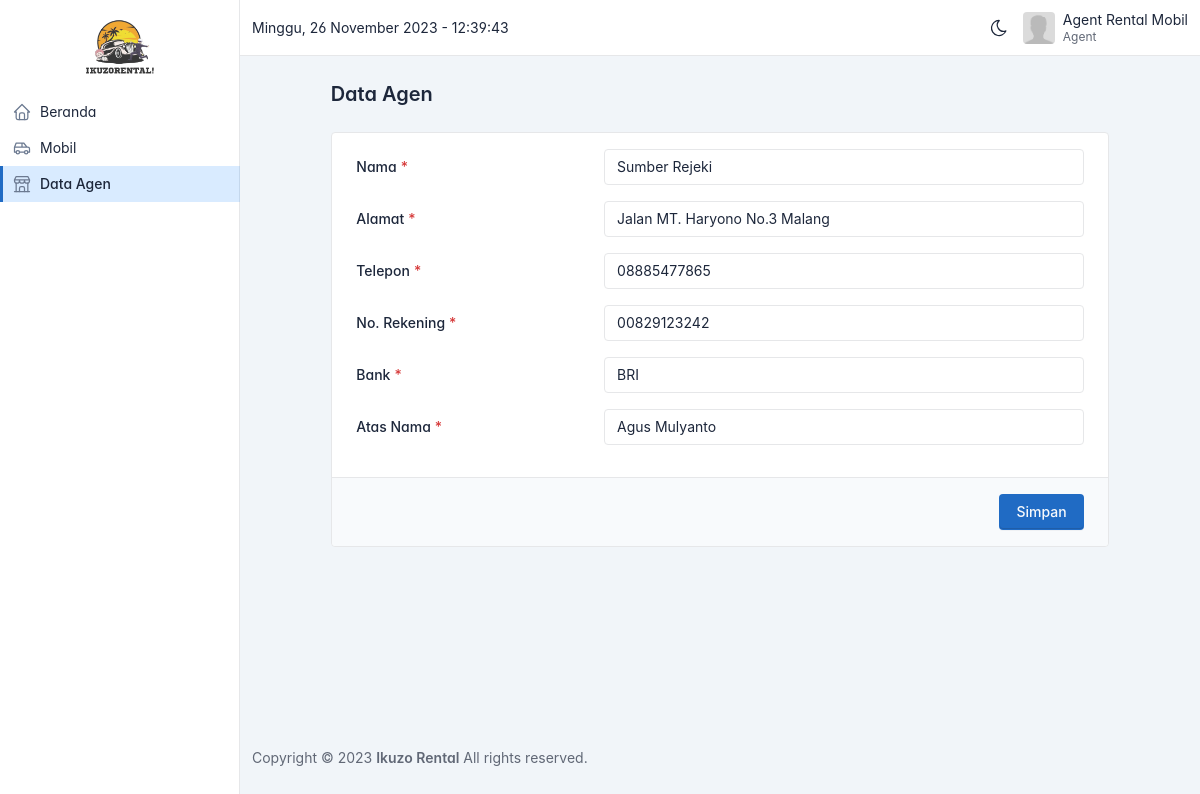
The app's page /agent/data-agen.php (signed in) with its own data.
### tables this page shows
CREATE TABLE `agen` (
  `id` bigint(20) UNSIGNED NOT NULL,
  `user_id` bigint(20) UNSIGNED NOT NULL,
  `nama` varchar(255) NOT NULL,
  `alamat` varchar(255) DEFAULT NULL,
  `telepon` varchar(255) DEFAULT NULL,
  `no_rekening` varchar(255) DEFAULT NULL,
  `bank` varchar(255) DEFAULT NULL,
  `atas_nama` varchar(255) DEFAULT NULL
);

### helper/helpers.php (called while the page is built, shortened)
<?php
function asset($path)
{
  $request_uri = $_SERVER['REQUEST_URI'];
  $array = explode('/', $request_uri);
  $app_url = $array[0] . '/' . $array[1];
  return $app_url . '/assets/' . $path;
}

### agent/data-agen.php (the view, shortened to what this page needs)
<?php
$active = 'data-agen';
include('partials/header.php');
$query = "SELECT * FROM agen WHERE user_id = " . $_SESSION['user']['id'];
$result = $conn->query($query);
$agen = $result->fetch_assoc();
?>
<div class="page-header d-print-none">
  <div class="container-xl">
    <div class="row g-2 align-items-center justify-content-center">
      <div class="col-12 col-md-10">
        <h2 class="page-title">
          Data Agen
        </h2>
      </div>
    </div>
  </div>
</div>
<div class="page-body">
  <div class="container-xl">
    <div class="row row-cards justify-content-center">
      <div class="col-md-10">
        <form action="data-agen.php" method="POST" enctype="multipart/form-data">
          <div class="card">
            <div class="card-body">
              <div class="mb-3 row">
                <label class="col-md-4 col-12 col-form-label required">Nama</label>
                <div class="col">
                  <input type="text" class="form-control" placeholder="Masukkan nama agen" name="nama" value="<?= $agen['nama'] ?>">
                </div>
              </div>
              <div class="mb-3 row">
                <label class="col-md-4 col-12 col-form-label required">Alamat</label>
                <div class="col">
                  <input type="text" class="form-control" placeholder="Masukkan alamat agen" name="alamat" value="<?= $agen['alamat'] ?>">
                </div>
              </div>
              <div class="mb-3 row">
                <label class="col-md-4 col-12 col-form-label required">Telepon</label>
                <div class="col">
                  <input type="text" class="form-control" placeholder="Masukkan nomor telepon agen" name="telepon" value="<?= $agen['telepon'] ?>">
                </div>
              </div>
              <div class="mb-3 row">
                <label class="col-md-4 col-12 col-form-label required">No. Rekening</label>
                <div class="col">
                  <input type="text" class="form-control" placeholder="Masukkan nomor rekening agen" name="no_rekening" value="<?= $agen['no_rekening'] ?>">
                </div>
              </div>
              <div class="mb-3 row">
                <label class="col-md-4 col-12 col-form-label required">Bank</label>
                <div class="col">
                  <input type="text" class="form-control" placeholder="Masukkan nama bank rekening" name="bank" value="<?= $agen['bank'] ?>">
                </div>
              </div>
              <div class="mb-3 row">
                <label class="col-md-4 col-12 col-form-label required">Atas Nama</label>
                <div class="col">
                  <input type="text" class="form-control" placeholder="Masukkan nama pemilik rekening" name="atas_nama" value="<?= $agen['atas_nama'] ?>">
                </div>
              </div>
            </div>
            <div class="card-footer d-flex">
              <button type="submit" class="btn btn-primary ms-auto">Simpan</button>
            </div>
          </div>
        </form>
      </div>
    </div>
  </div>
</div>
<?php include('partials/footer.php') ?>

### agent/partials/header.php (shortened to what this page needs)
<?php
require_once('../helper/helpers.php');
?>
<!DOCTYPE html>
<html lang="en">
<head>
  <link href="<?= asset('plugins/tabler/dist/css/tabler.min.css') ?>" rel="stylesheet" type="text/css" />
  <link rel="stylesheet" href="<?= asset('plugins/toast/dist/simple-notify.min.css') ?>" type="text/css">
</head>
<body>
  <div class="page">
    <?php include('sidebar.php') ?>
    <header class="navbar navbar-expand-md navbar-light d-none d-lg-flex d-print-none sticky-top">
      <div class="container-xl">
        <div class="navbar-nav flex-row order-md-last">
          <div class="d-none d-md-flex me-2">
            <a href="?theme=dark" class="nav-link px-0 hide-theme-dark" title="Enable dark mode" data-bs-toggle="tooltip" data-bs-placement="bottom">
            </a>
          </div>
          <div class="nav-item dropdown">
            <a class="nav-link d-flex lh-1 text-reset p-0 cursor-pointer" data-bs-toggle="dropdown" aria-label="Open user menu">
              <span class="avatar avatar-sm" style="background-image: url(<?= asset($_SESSION['user']['foto'] ?? 'images/user/default.jpg') ?>)"></span>
              <div class="d-none d-xl-block ps-2" style="min-width: 7rem;">
                <div>
                  <span <?= add_title_tooltip($_SESSION['user']['nama'] ?? '-', 24) ?>>
                    <?= mb_strimwidth($_SESSION['user']['nama'], 0, 24, '...') ?>
                  </span>
                </div>
                <div class="mt-1 small text-muted">
                  <?= ucfirst($_SESSION['user']['role']) ?>
                </div>
              </div>
            </a>
          </div>
        </div>
        <div class="collapse navbar-collapse" id="navbar-menu">
          <div>
            <span id="datetime"></span>
          </div>
        </div>
      </div>
    </header>
    <div class="page-wrapper">

### agent/partials/sidebar.php (shortened to what this page needs)
<aside class="navbar navbar-vertical navbar-expand-lg navbar-light">
  <div class="container-fluid">
    <h1 class="navbar-brand navbar-brand-autodark">
      <a href="index.php">
        <img src="<?= asset('images/logo.png') ?>" alt="logo" class="navbar-brand-image" style="width: 70px; height: 70px;">
      </a>
    </h1>
    <div class="collapse navbar-collapse" id="sidebar-menu">
      <ul class="navbar-nav">
        <li class="nav-item <?= $active == 'beranda' ? 'active' : '' ?>">
          <a class="nav-link" href="index.php">
            <span class="nav-link-icon d-lg-inline-block">
            </span>
            <span class="nav-link-title">
              Beranda
            </span>
          </a>
        </li>
        <li class="nav-item <?= $active == 'mobil' ? 'active' : '' ?>">
          <a class="nav-link" href="mobil.php">
            <span class="nav-link-icon d-lg-inline-block">
            </span>
            <span class="nav-link-title">
              Mobil
            </span>
          </a>
        </li>
        <li class="nav-item <?= $active == 'data-agen' ? 'active' : '' ?>">
          <a class="nav-link" href="data-agen.php">
            <span class="nav-link-icon d-lg-inline-block">
            </span>
            <span class="nav-link-title">
              Data Agen
            </span>
          </a>
        </li>
      </ul>
    </div>
  </div>
</aside>

### agent/partials/footer.php (shortened to what this page needs)
      <footer class="footer footer-transparent d-print-none">
        <div class="container-xl">
          <div class="row text-center align-items-center flex-row">
            <div class="col-12 col-lg-auto mt-3 mt-lg-0">
              <ul class="list-inline list-inline-dots mb-0">
                <li class="list-inline-item">
                  Copyright &copy; 2023 <span class="fw-bold">Ikuzo Rental</span> All rights reserved.
                </li>
              </ul>
            </div>
          </div>
        </div>
      </footer>
    </div>
  </div>
</body>
</html>

### agent/partials/header.php (style rules this page uses)
body { font-feature-settings: "cv03", "cv04", "cv11"; }
.navbar-nav li.active { background-color: rgba(0, 123, 255, 0.15); font-weight: 500; }

### records on screen
agen: nama "Sumber Rejeki", alamat "Jalan MT. Haryono No.3 Malang", telepon "08885477865", no_rekening "00829123242", bank "BRI", atas_nama "Agus Mulyanto"

### other values on screen
mb_strimwidth($_SESSION['user']['nama'], 0, 24, '...') "Agent Rental Mobil"
$_SESSION['user']['role'] "Agent"
